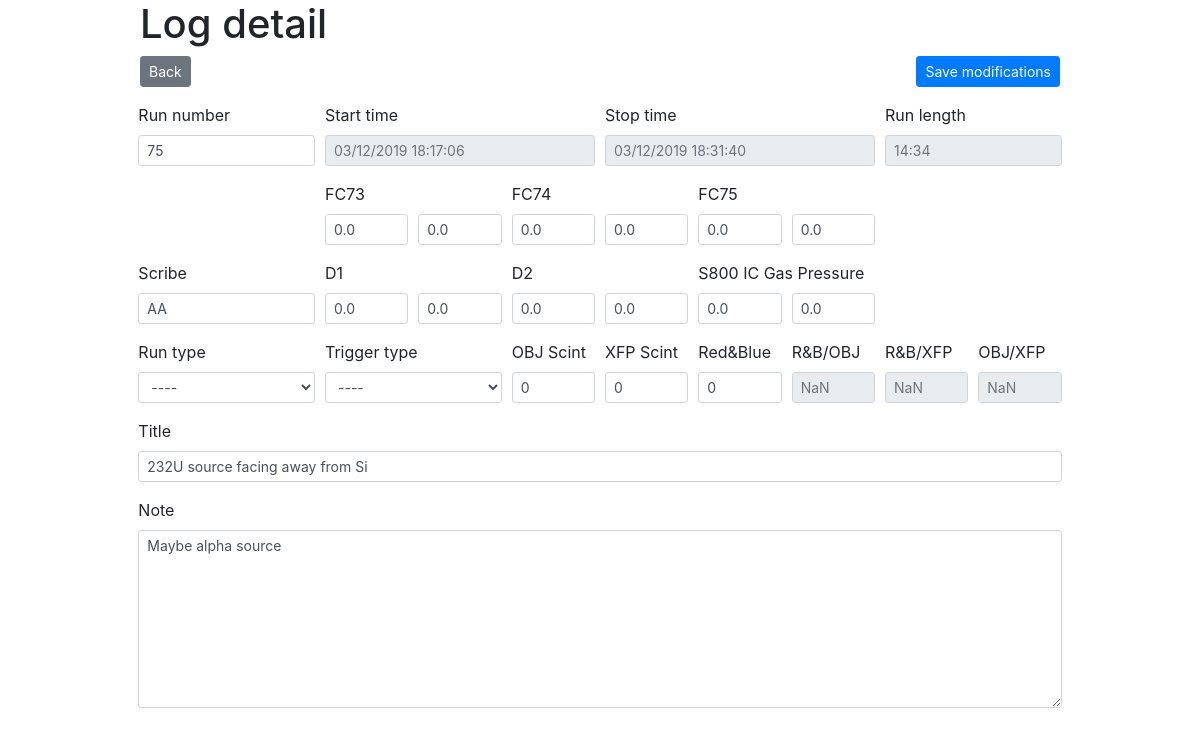
The app's page /elog/logDetail/4/ with its own data.
### elog/models.py (models this page shows, shortened)
class Log(models.Model):
    run_number = models.IntegerField(null=True)
    start_time = models.DateTimeField(null=True)
    stop_time = models.DateTimeField(null=True)
    fc73_begin = models.FloatField(default=0)
    fc74_begin = models.FloatField(default=0)
    fc75_begin = models.FloatField(default=0)
    d1_begin = models.FloatField(default=0)
    d2_begin = models.FloatField(default=0)
    ic_gas_pressure_begin = models.FloatField(default=0)
    fc73_end = models.FloatField(default=0)
    fc74_end = models.FloatField(default=0)
    fc75_end = models.FloatField(default=0)
    d1_end = models.FloatField(default=0)
    d2_end = models.FloatField(default=0)
    ic_gas_pressure_end = models.FloatField(default=0)
    scribe = models.CharField(max_length=50, default='')
    run_type = models.IntegerField(default=-1)
    trigger_type = models.IntegerField(default=-1)
    scaler1 = models.IntegerField(default=0) # OBJ Scint
    scaler2 = models.IntegerField(default=0) # XFP Scint
    scaler3 = models.IntegerField(default=0) # RED&BLUE
    title = models.CharField(max_length=200, default='')
    note = models.TextField(null=True, default='')
    runTypeText = ["Data", "Beam", "Calibration", "Trigger", "Note", "Junk"]
    triggerTypeText = ["Coincidence", "DS10", "Coinci.+DS50", "Secondary", "S800 singles", "CsI singles"]
    def getDuration(self):
        if self.start_time and self.stop_time:
            duration = self.stop_time - self.start_time
            values = divmod(duration.days * 86400 + duration.seconds, 3600)
            MnS = divmod(values[1], 60)
            if values[0] is not 0:
                return "%02d:%02d:%02d" % (values[0], MnS[0], MnS[1])
            else:
                MnS = divmod(values[1], 60)
                return "%02d:%02d" % (MnS[0], MnS[1])
        else:
            return ""

### elog/views.py (the view)
# urls.py: path('logDetail/<int:pk>/', views.DetailView.as_view(), name="logDetail"),
class DetailView(generic.DetailView):
    model = Log
    template_name = 'elog/logDetail.html'

### elog/templates/elog/logDetail.html (shortened to what this page needs)
{% load static %}
<!DOCTYPE HTML>
<html>
  <head>
    <link rel="stylesheet" type="text/css" href="{% static 'css/GenieStyle.css' %}">
    <link rel="stylesheet" href="{% static 'css/bootstrap.min.css' %}">
  </head>
  <body>
    <div class="container">
      <div class="row justify-content-sm-center">
        <div class="col-sm-10">
          <h1>Log detail</h1>
        </div>
      </div>
      <form action="{% url 'elog:modifyLog' log.id %}" method="post">
        <div class="form-group row justify-content-sm-center">
          <div class="col-sm-5" style="text-align:left">
            <a href="{% url 'elog:index' %}"><button type="button" class="btn btn-secondary btn-sm">Back</button></a>
          </div>
          <div class="col-sm-5" style="text-align:right">
            <input type="submit" class="btn btn-primary btn-sm" value="Save modifications">
          </div>
        </div>
        <div class="form-row justify-content-sm-center">
          <div class="form-group col-sm-2">
            <label for="runNumber">Run number</label>
            <input type="number" class="form-control form-control-sm" name="runNumber" value="{{ log.run_number }}">
          </div>
          <div class="form-group col-sm-3">
            <label for="startTime">Start time</label>
            <input type="text" class="form-control form-control-sm" name="startTime" placeholder="{{ log.start_time|date:"m/d/Y H:i:s" }}" readonly>
          </div>
          <div class="form-group col-sm-3">
            <label for="stopTime">Stop time</label>
            <input type="text" class="form-control form-control-sm" name="stopTime" placeholder="{{ log.stop_time|date:"m/d/Y H:i:s" }}" readonly>
          </div>
          <div class="form-group col-sm-2">
            <label for="runLength">Run length</label>
            <input type="text" class="form-control form-control-sm" name="runLength" placeholder="{{ log.getDuration }}" readonly>
          </div>
        </div>
        <div class="form-row justify-content-sm-center">
          <div class="form-group col-sm-2">
          </div>
          <div class="form-group col-sm-2">
            <label for="fc73Begin">FC73</label>
            <div class="form-row">
              <div class="col">
                <input type="number" class="form-control form-control-sm" name="fc73Begin" step="0.00001" value="{{ log.fc73_begin }}">
              </div>
              <div class="col">
                <input type="number" class="form-control form-control-sm" name="fc73End" step="0.00001" value="{{ log.fc73_end }}">
              </div>
            </div>
          </div>
          <div class="form-group col-sm-2">
            <label for="fc74Begin">FC74</label>
            <div class="form-row">
              <div class="col">
                <input type="number" class="form-control form-control-sm" name="fc74Begin" step="0.00001" value="{{ log.fc74_begin }}">
              </div>
              <div class="col">
                <input type="number" class="form-control form-control-sm" name="fc74End" step="0.00001" value="{{ log.fc74_end }}">
              </div>
            </div>
          </div>
          <div class="form-group col-sm-2">
            <label for="fc75Begin">FC75</label>
            <div class="form-row">
              <div class="col">
                <input type="number" class="form-control form-control-sm" name="fc75Begin" step="0.00001" value="{{ log.fc75_begin }}">
              </div>
              <div class="col">
                <input type="number" class="form-control form-control-sm" name="fc75End" step="0.00001" value="{{ log.fc75_end }}">
              </div>
            </div>
          </div>
          <div class="form-group col-sm-2">
          </div>
        </div>
        <div class="form-row justify-content-sm-center">
          <div class="form-group col-sm-2">
            <label for="scribe">Scribe</label>
            <input type="text" class="form-control form-control-sm" name="scribe" value="{{ log.scribe }}" required>
          </div>
          <div class="form-group col-sm-2">
            <label for="d1">D1</label>
            <div class="form-row">
              <div class="col">
                <input type="number" class="form-control form-control-sm" name="d1Begin" step="0.00001" value="{{ log.d1_begin }}">
              </div>
              <div class="col">
                <input type="number" class="form-control form-control-sm" name="d1End" step="0.00001" value="{{ log.d1_end }}">
              </div>
            </div>
          </div>
          <div class="form-group col-sm-2">
            <label for="d2">D2</label>
            <div class="form-row">
              <div class="col">
                <input type="number" class="form-control form-control-sm" name="d2Begin" step="0.00001" value="{{ log.d2_begin }}">
              </div>
              <div class="col">
                <input type="number" class="form-control form-control-sm" name="d2End" step="0.00001" value="{{ log.d2_end }}">
              </div>
            </div>
          </div>
          <div class="form-group col-sm-2">
            <label for="icGasPressureBegin">S800 IC Gas Pressure</label>
            <div class="form-row">
              <div class="col">
                <input type="number" class="form-control form-control-sm" name="icGasPressureBegin" step="0.0001" value="{{ log.ic_gas_pressure_begin }}">
              </div>
              <div class="col">
                <input type="number" class="form-control form-control-sm" name="icGasPressureEnd" step="0.0001" value="{{ log.ic_gas_pressure_end }}">
              </div>
            </div>
          </div>
          <div class="form-group col-sm-2">
          </div>
        </div>
        <div class="form-row justify-content-sm-center">
          <div class="form-group col-sm-2">
            <label for="runType">Run type</label>
            <select class="form-control form-control-sm" name="runType">
              <option value="-1">----</option>
            </select>
          </div>
          <div class="form-group col-sm-2">
            <label for="triggerType">Trigger type</label>
            <select class="form-control form-control-sm" name="triggerType">
              <option value="-1">----</option>
            </select>
          </div>
          <div class="form-group col-sm-1">
            <label for="scaler1">OBJ Scint</label>
            <input type="number" class="form-control form-control-sm" name="scaler1" step="1" value="{{ log.scaler1 }}">
          </div>
          <div class="form-group col-sm-1">
            <label for="scaler2">XFP Scint</label>
            <input type="number" class="form-control form-control-sm" name="scaler2" step="1" value="{{ log.scaler2 }}">
          </div>
          <div class="form-group col-sm-1">
            <label for="scaler3">Red&Blue</label>
            <input type="text" class="form-control form-control-sm" name="scaler3" step="1" value="{{ log.scaler3 }}">
          </div>
          <div class="form-group col-sm-1">
            <label for="calc1">R&B/OBJ</label>
            <input type="text" class="form-control form-control-sm" name="calc1" placeholder="" readonly>
          </div>
          <div class="form-group col-sm-1">
            <label for="calc2">R&B/XFP</label>
            <input type="text" class="form-control form-control-sm" name="calc2" placeholder="" readonly>
          </div>
          <div class="form-group col-sm-1">
            <label for="calc3">OBJ/XFP</label>
            <input type="text" class="form-control form-control-sm" name="calc3" placeholder="" readonly>
          </div>
        </div>
        <div class="form-row justify-content-sm-center">
          <div class="form-group col-sm-10">
            <label for="title">Title</label>
            <input type="text" class="form-control form-control-sm" name="title" value="{{ log.title }}">
          </div>
        </div>
        <div class="form-row justify-content-sm-center">
          <div class="form-group col-sm-10">
            <label for="note">Note</label>
            <textarea class="form-control form-control-sm" name="note" rows="8">{{ log.note }}</textarea>
          </div>
        </div>
      </form>
    </div>
  </body>
</html>

### records on screen
Log: runNumber "75", startTime "03/12/2019 18:17:06", stopTime "03/12/2019 18:31:40", runLength "14:34", fc73Begin "0.0", fc73End "0.0", fc74Begin "0.0", fc74End "0.0", fc75Begin "0.0", fc75End "0.0", scribe "AA", d1Begin "0.0", d1End "0.0", d2Begin "0.0", d2End "0.0", icGasPressureBegin "0.0", icGasPressureEnd "0.0", scaler1 "0", scaler2 "0", scaler3 "0", title "232U source facing away from Si", note "Maybe alpha source"
